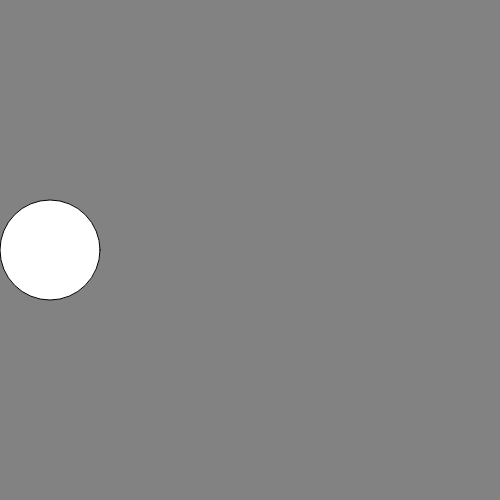
Frame 1 (no input)
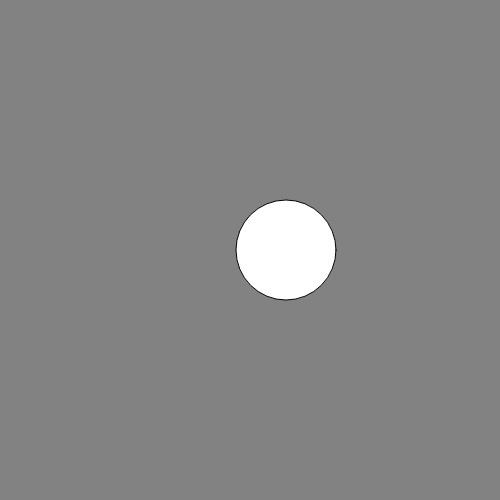
Frame 60 (no input)
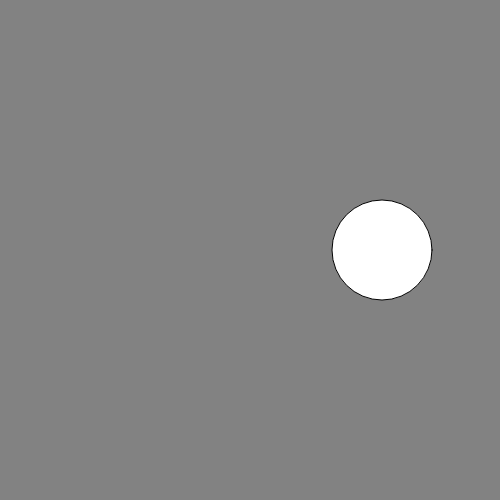
Frame 120 (the mouse pressed at the canvas centre since frame 60)

The p5.js sketch that drew these frames (run headless with seeded random() and noise() and a simulated clock; from frame 60 on, the mouse is pressed at the canvas centre):

// p5.js sketch
// ── sketch.js
let speed = 4; //Why might we use Const here?
let x = 50;

function setup() {
    createCanvas(500, 500); //Why not add background here?
}

function draw() {
    background(130);
    ellipse(x, height/2, 100);
    
    x+=speed;
    
    
    //Why would we not use an if/else statement here?
//    if(x > width - 50) {
//        speed = -4;
//    }else{
//        speed = 4;
//    }
    
    if(x > width - 50) {
        speed = -4;
    }
    
    if(x < 50) {
        speed = 4;
    }
}
